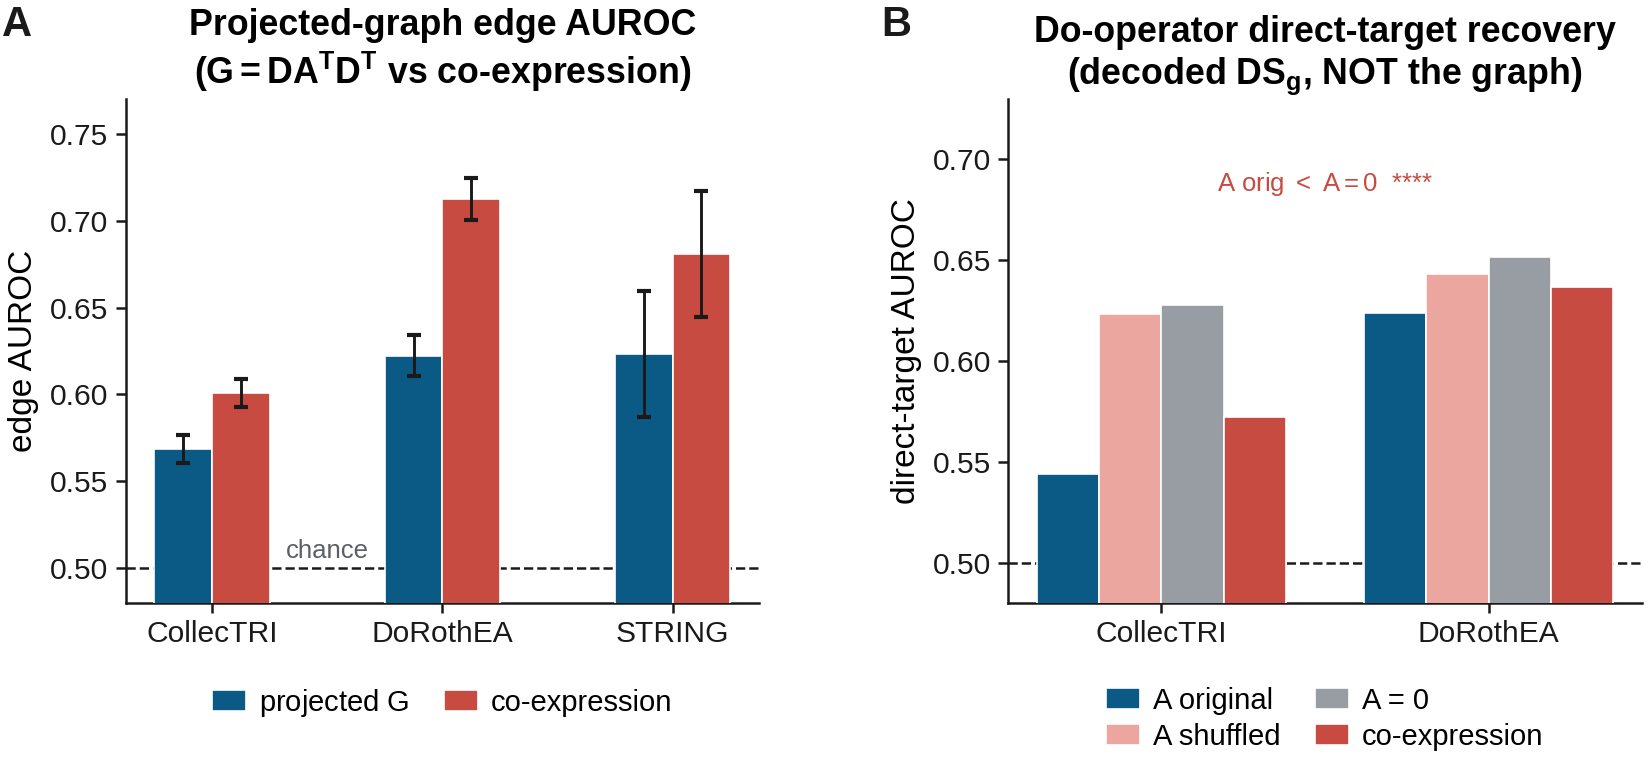

The Python source for this figure:
"""Appendix figure — GRN-database comparison (moved OUT of main Fig 4).
CAVEAT (stated in the caption + Limitations): the world model is trained prior-off on ALL TFs (no non-TF
genes), so comparing its projected graph / do-operator to a curated TF->target database (CollecTRI/DoRothEA)
is warped -- these databases are off-predictors in our training regime. Shown for completeness/honesty only.
Data:
  A  grn_auroc_stats.json             (projected-G vs co-expression AUROC + 95% CI)
  B  bio_target_recovery_results.json (do-operator direct-target recovery; A vs shuffled vs A=0 vs coexpr)
Run:  cd paper/figures && python fig_app_grn.py
"""
import os, json
import numpy as np
import matplotlib.pyplot as plt
import paperstyle as ps

CV = "/home/sgoudarzi/scCausalRL/experiments/exp20_load_bearing/docs/figures/causal_val"
AU_JSON = os.path.join(CV, "grn_auroc_stats.json")
BIO_JSON = os.path.join(CV, "bio_target_recovery_results.json")

# Verbatim mirrors of the two result files, kept in-file so the appendix figure still
# builds where the results tree is not mounted.  Values are the released ones.
_AU_CACHE = {
    "CollecTRI":      {"G_projected":  {"auroc": 0.5688, "ci95": [0.5608, 0.5769]},
                       "coexpression": {"auroc": 0.6009, "ci95": [0.5928, 0.6089]}},
    "DoRothEA (A/B)": {"G_projected":  {"auroc": 0.6223, "ci95": [0.6104, 0.6343]},
                       "coexpression": {"auroc": 0.7126, "ci95": [0.7006, 0.7245]}},
    "STRING PPI":     {"G_projected":  {"auroc": 0.6230, "ci95": [0.5868, 0.6593]},
                       "coexpression": {"auroc": 0.6808, "ci95": [0.6445, 0.7170]}},
}
_BIO_CACHE = {
    "CollecTRI":      {"A original": 0.5442, "A shuffled": 0.6236,
                       "A = 0 (no propagation)": 0.6278, "co-expression": 0.5721},
    "DoRothEA (A/B)": {"A original": 0.6240, "A shuffled": 0.6430,
                       "A = 0 (no propagation)": 0.6517, "co-expression": 0.6369},
    "_stats": {"CollecTRI": {"A_original_vs_A0": {"bh_q": 1e-12}}},
}
au = json.load(open(AU_JSON)) if os.path.exists(AU_JSON) else _AU_CACHE
bio = json.load(open(BIO_JSON)) if os.path.exists(BIO_JSON) else _BIO_CACHE

fig, (axA, axB) = ps.grid(1, 2, h=2.55, wspace=0.16)


def _legend_below(ax, ncol):
    """Legend parked *under* the axes.

    Both panels carry a two-line title, so the strip above the axes is spoken for; the
    band below the categorical tick labels is the only place a legend can live without
    touching either the title or the tops of the bars.  Constrained layout measures the
    legend as part of the axes, so the canvas grows to hold it.
    """
    return ax.legend(loc="upper center", bbox_to_anchor=(0.5, -0.14), ncol=ncol,
                     frameon=False, fontsize=ps.FS["legend"], columnspacing=1.2)

# ---------- A: projected-graph AUROC vs co-expression ----------
refs = ["CollecTRI", "DoRothEA (A/B)", "STRING PPI"]; lbl = ["CollecTRI", "DoRothEA", "STRING"]
xc = np.arange(len(refs)); bw = 0.25      # leaves a clean channel for the "chance" label
for j, (k, col, nm) in enumerate([("G_projected", ps.ACCENT["graph"], "projected $G$"),
                                   ("coexpression", ps.ACCENT["coexpr"], "co-expression")]):
    a = [au[r][k]["auroc"] for r in refs]
    lo = [au[r][k]["auroc"] - au[r][k]["ci95"][0] for r in refs]
    hi = [au[r][k]["ci95"][1] - au[r][k]["auroc"] for r in refs]
    axA.bar(xc + (j - 0.5) * bw, a, bw, yerr=[lo, hi], color=col, label=nm,
            edgecolor="white", linewidth=0.4, zorder=3,
            error_kw=dict(lw=0.7, capsize=1.6, ecolor=ps.INK, zorder=4))
axA.axhline(0.5, color=ps.INK, ls="--", lw=0.6, zorder=2)
# the chance label goes in the empty channel BETWEEN two bar groups, just above the line,
# so it touches neither a bar nor the axis frame
axA.text(0.5, 0.503, "chance", fontsize=ps.FS["small"], color=ps.INK_SOFT,
         va="bottom", ha="center")
axA.set_xticks(xc); axA.set_xticklabels(lbl); axA.set_ylabel("edge AUROC")
axA.set_ylim(0.48, 0.77)
ps.tidy(axA)
_legend_below(axA, ncol=2)
axA.set_title("Projected-graph edge AUROC\n($G{=}D A^{T} D^{T}$ vs co-expression)")

# ---------- B: do-operator direct-target recovery ----------
dbs = ["CollecTRI", "DoRothEA (A/B)"]; dlbl = ["CollecTRI", "DoRothEA"]
preds = [("A original", ps.ACCENT["graph"]), ("A shuffled", ps.VERMILION_L),
         ("A = 0 (no propagation)", ps.GREY), ("co-expression", ps.ACCENT["coexpr"])]
xd = np.arange(len(dbs)); bw = 0.19
for i, (p, col) in enumerate(preds):
    vals = [bio[d][p] for d in dbs]
    axB.bar(xd + (i - 1.5) * bw, vals, bw, color=col,
            label=p.replace(" (no propagation)", ""), edgecolor="white", linewidth=0.4,
            zorder=3)
axB.axhline(0.5, color=ps.INK, ls="--", lw=0.6, zorder=2)
axB.set_xticks(xd); axB.set_xticklabels(dlbl); axB.set_ylabel("direct-target AUROC")
axB.set_ylim(0.48, 0.73)
ps.tidy(axB)
_legend_below(axB, ncol=2)
# headline stat, parked in the clear band above every bar (it used to sit on the chance
# line, where it was both illegible and clipped by the left spine)
q = bio["_stats"]["CollecTRI"]["A_original_vs_A0"]["bh_q"]
axB.text(0.5, 0.695, f"$A$ orig $<$ $A{{=}}0$  {ps.stars(q)}", ha="center", va="top",
         fontsize=ps.FS["small"], color=ps.ACCENT["lo"])
axB.set_title("Do-operator direct-target recovery\n(decoded $D S_g$, NOT the graph)")

# panel letters, forced onto a common baseline (the two legends differ in height)
letters = ps.label_axes(fig, [axA, axB])
ytop = min(t.get_position()[1] for t in letters)
for t in letters:
    t.set_position((t.get_position()[0], ytop))

ps.save(fig, "fig7")
print("wrote fig_app_grn.pdf / .png")
